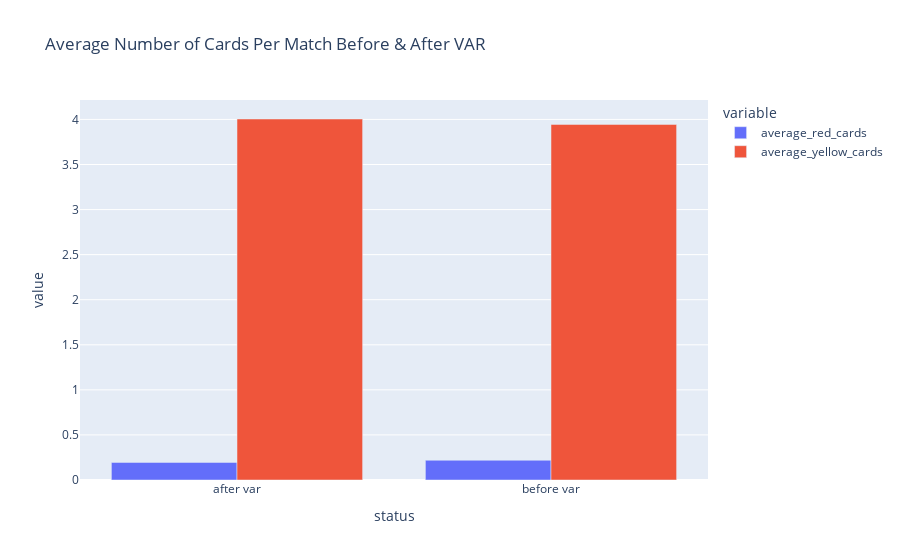

Notebook code cell kept with this figure:
### Markdown cell above
#### Red & Yellow Cards

### Code cell
stats = matches_results.merge(matches_statistics, on="id") \
  .query("(season > '13/14') and (tournament in ['Premier League', 'LaLigua', 'Ligue 1', 'Serie A', 'Bundesligua'])") \
  .fillna(0)

cards_mean = stats.groupby(["status"]) \
    [["home_red_cards", "away_red_cards", "home_yellow_cards", "away_yellow_cards"]] \
    .mean() \
    .reset_index()

cards_mean["average_yellow_cards"] = cards_mean["home_yellow_cards"] + cards_mean["away_yellow_cards"]
cards_mean["average_red_cards"] = cards_mean["home_red_cards"] + cards_mean["away_red_cards"]

px.bar(cards_mean, x="status", y=["average_red_cards", "average_yellow_cards"],
       barmode="group", title="Average Number of Cards Per Match Before & After VAR")

### Figure 1 — Plotly figure (JSON) as saved in the notebook; plotly's stock layout.template omitted (floating-point values rounded to 4 significant figures)
{"data": [{"alignmentgroup": "True", "hovertemplate": "variable=average_red_cards<br>status=%{x}<br>value=%{y}<extra></extra>", "legendgroup": "average_red_cards", "marker": {"color": "#636efa", "pattern": {"shape": ""}}, "name": "average_red_cards", "offsetgroup": "average_red_cards", "orientation": "v", "showlegend": true, "textposition": "auto", "type": "bar", "x": ["after var", "before var"], "xaxis": "x", "y": [0.1949, 0.2192], "yaxis": "y"}, {"alignmentgroup": "True", "hovertemplate": "variable=average_yellow_cards<br>status=%{x}<br>value=%{y}<extra></extra>", "legendgroup": "average_yellow_cards", "marker": {"color": "#EF553B", "pattern": {"shape": ""}}, "name": "average_yellow_cards", "offsetgroup": "average_yellow_cards", "orientation": "v", "showlegend": true, "textposition": "auto", "type": "bar", "x": ["after var", "before var"], "xaxis": "x", "y": [4.005, 3.944], "yaxis": "y"}], "layout": {"barmode": "group", "legend": {"title": {"text": "variable"}, "tracegroupgap": 0}, "title": {"text": "Average Number of Cards Per Match Before & After VAR"}, "xaxis": {"anchor": "y", "domain": [0, 1], "title": {"text": "status"}}, "yaxis": {"anchor": "x", "domain": [0, 1], "title": {"text": "value"}}}}
